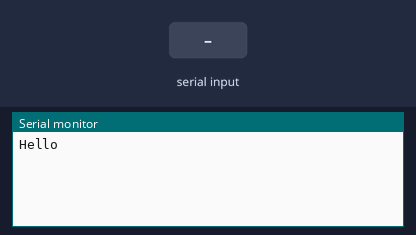
Simulated run of this sketch. Board: Arduino Uno, built with avr-gcc and run on an emulated ATmega328P. On the bench: the last lines printed to the serial monitor. Inputs (shaded band) come from the test bench.

Above: at 1.2 s.
1.3 s: "90,45\n" received over Serial
At 2.4 s:
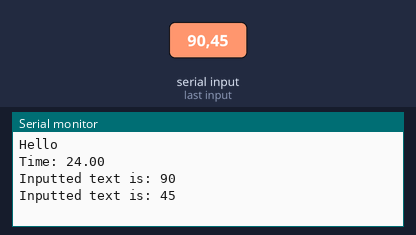
2.8 s: "30,150\n" received over Serial
At 5.5 s:
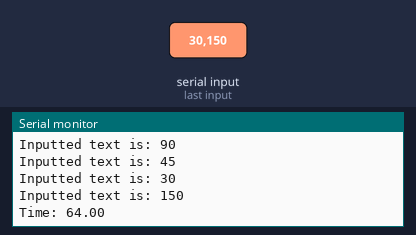
Timing chart, 0 to 7.0 s (numbered marks = the images above; inputs shaded):
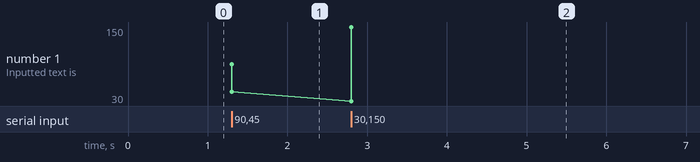

Measured:
- after the input at 1.3 s, the serial monitor: prints a new line at once (image 1)
- after the input at 2.8 s, the serial monitor: prints a new line at once (image 2)
- plotted number 1: 45 → 150 after the input at 2.8 s

The sketch:

Serial_input_test.ino
```cpp
unsigned long t_start = millis();
double counts = 0;
void setup() {
  // put your setup code here, to run once:
  Serial.begin(115200);
  Serial.println("Hello");
}

void loop() {
  // put your main code here, to run repeatedly:
  if(Serial.available() > 0)
  {
    int a = 0;
    a = Serial.parseInt();
    if(a != 0)
    {
      Serial.print("Inputted text is: ");
      Serial.println(a);
    }
  }

  counts++;
  if(counts > 50000)
  {
    double st = 1000*(millis() - t_start)/50000;
    Serial.print("Time: ");
    Serial.println(st);
    t_start = millis();
    counts = 0;
  }

}
```
